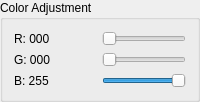
               <widget class="QGroupBox" name="groupBox">
                <property name="font">
                 <font>
                  <bold>false</bold>
                 </font>
                </property>
                <property name="title">
                 <string>Color Adjustment</string>
                </property>
                <layout class="QVBoxLayout" name="verticalLayout_18">
                 <item>
                  <layout class="QHBoxLayout" name="horizontalLayout_9">
                   <item>
                    <widget class="QLabel" name="RLabel">
                     <property name="font">
                      <font>
                       <bold>false</bold>
                      </font>
                     </property>
                     <property name="text">
                      <string>R: 000</string>
                     </property>
                    </widget>
                   </item>
                   <item>
                    <widget class="QSlider" name="RSlider">
                     <property name="sizePolicy">
                      <sizepolicy hsizetype="Preferred" vsizetype="Fixed">
                       <horstretch>0</horstretch>
                       <verstretch>0</verstretch>
                      </sizepolicy>
                     </property>
                     <property name="maximum">
                      <number>255</number>
                     </property>
                     <property name="orientation">
                      <enum>Qt::Orientation::Horizontal</enum>
                     </property>
                    </widget>
                   </item>
                  </layout>
                 </item>
                 <item>
                  <layout class="QHBoxLayout" name="horizontalLayout_10">
                   <item>
                    <widget class="QLabel" name="GLabel">
                     <property name="font">
                      <font>
                       <bold>false</bold>
                      </font>
                     </property>
                     <property name="text">
                      <string>G: 000</string>
                     </property>
                    </widget>
                   </item>
                   <item>
                    <widget class="QSlider" name="GSlider">
                     <property name="sizePolicy">
                      <sizepolicy hsizetype="Preferred" vsizetype="Fixed">
                       <horstretch>0</horstretch>
                       <verstretch>0</verstretch>
                      </sizepolicy>
                     </property>
                     <property name="maximum">
                      <number>255</number>
                     </property>
                     <property name="orientation">
                      <enum>Qt::Orientation::Horizontal</enum>
                     </property>
                    </widget>
                   </item>
                  </layout>
                 </item>
                 <item>
                  <layout class="QHBoxLayout" name="horizontalLayout_11">
                   <item>
                    <widget class="QLabel" name="BLabel">
                     <property name="font">
                      <font>
                       <bold>false</bold>
                      </font>
                     </property>
                     <property name="text">
                      <string>B: 255</string>
                     </property>
                    </widget>
                   </item>
                   <item>
                    <widget class="QSlider" name="BSlider">
                     <property name="sizePolicy">
                      <sizepolicy hsizetype="Preferred" vsizetype="Fixed">
                       <horstretch>0</horstretch>
                       <verstretch>0</verstretch>
                      </sizepolicy>
                     </property>
                     <property name="maximum">
                      <number>255</number>
                     </property>
                     <property name="value">
                      <number>255</number>
                     </property>
                     <property name="orientation">
                      <enum>Qt::Orientation::Horizontal</enum>
                     </property>
                    </widget>
                   </item>
                  </layout>
                 </item>
                </layout>
               </widget>
